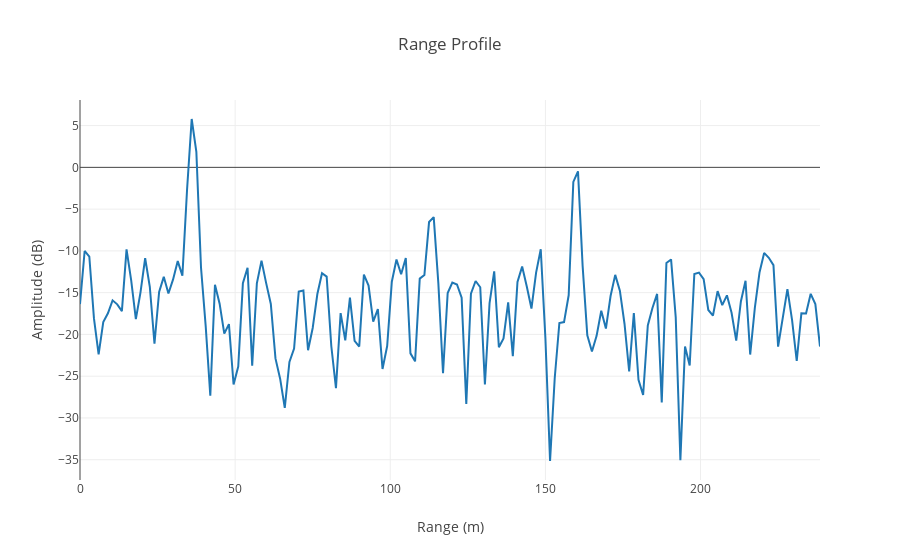

The notebook cell saved with this chart:
### Code cell
temp = np.abs(range_profile[0, :, :])
temp = 20 * np.log10(temp + 0.001)

range_axis = np.linspace(
    0, radar.max_range, radar.receiver.samples_per_pulse, endpoint=False)

doppler_axis = np.linspace(
    0, tx['pulses'], tx['pulses'], endpoint=False)

data = [go.Scatter(x=range_axis, y=temp[0, :])]

layout = go.Layout(
    title='Range Profile',
    xaxis=dict(title='Range (m)'),
    yaxis=dict(title='Amplitude (dB)'),
)

fig = go.Figure(data=data, layout=layout)
iplot(fig, filename='range_profile.html')

### Figure 1 — Plotly figure (JSON) as saved in the notebook; plotly's stock layout.template omitted (floating-point values rounded to 4 significant figures; data arrays with more than 128 entries replaced by an {"elided": "..."} marker saying what was removed)
{"data": [{"type": "scatter", "uid": "3aa3f3b5-1b05-4877-9e8a-5aa45eb9e2b4", "x": {"elided": "160 float values"}, "y": {"elided": "160 float values"}}], "layout": {"title": {"text": "Range Profile"}, "xaxis": {"title": {"text": "Range (m)"}}, "yaxis": {"title": {"text": "Amplitude (dB)"}}}}
